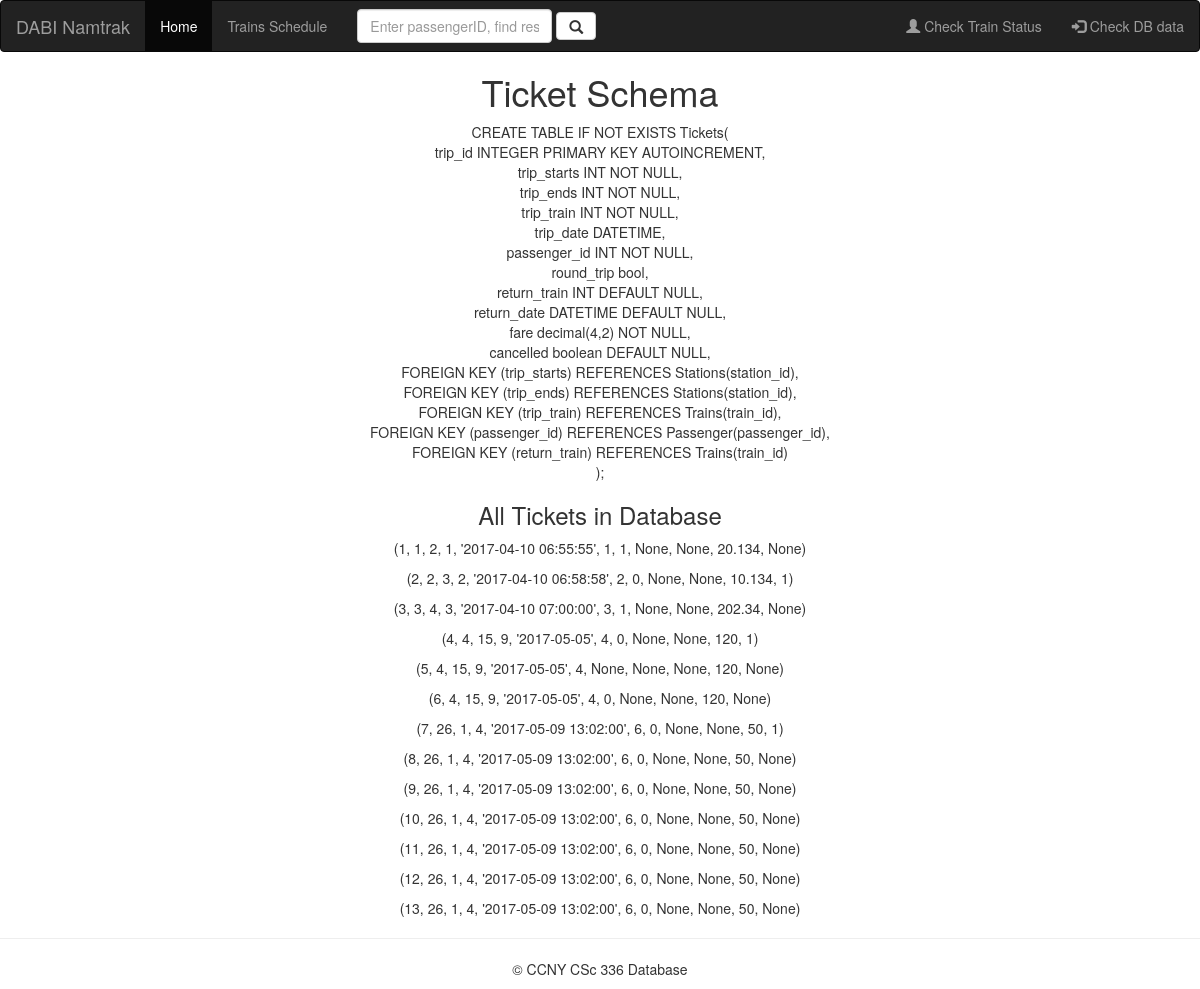
The app's page /check_tickets, older data.
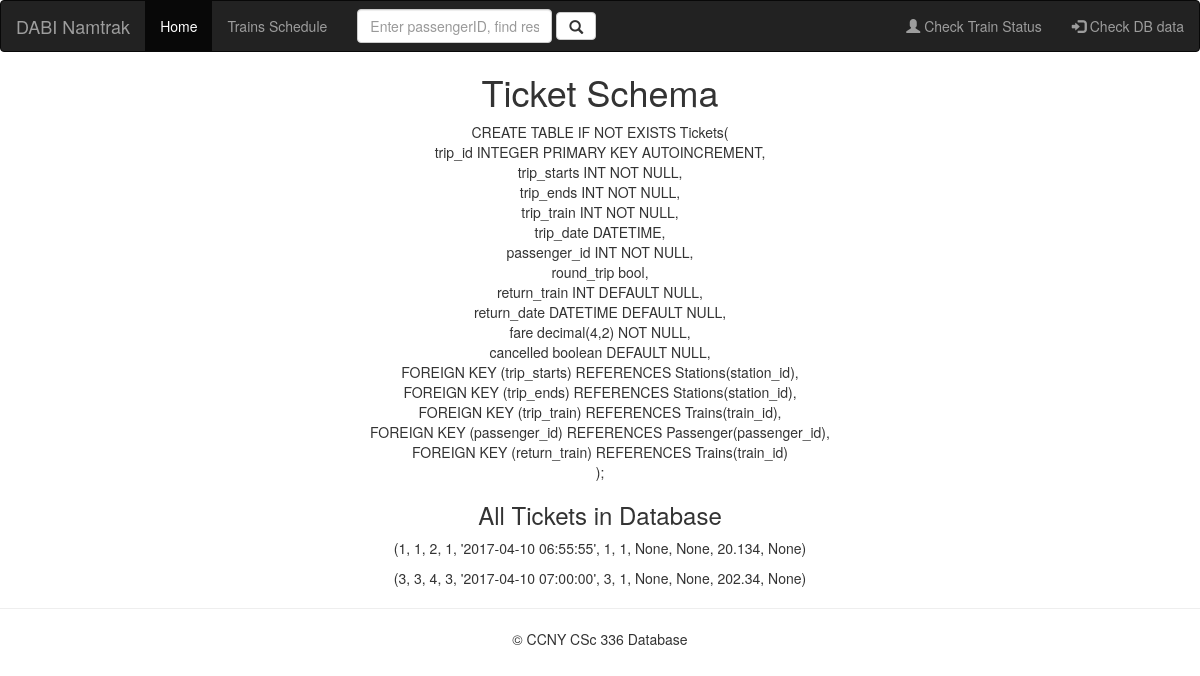
The same page, newer data.
### tables this page shows
CREATE TABLE Tickets( 
	trip_id INTEGER PRIMARY KEY AUTOINCREMENT,
	trip_starts INT NOT NULL,
	trip_ends INT NOT NULL,
	trip_train INT NOT NULL,
	trip_date DATETIME,
	passenger_id INT NOT NULL,
	round_trip bool,
	return_train INT DEFAULT NULL,
	return_date DATETIME DEFAULT NULL,
	fare decimal(4,2) NOT NULL,
	cancelled boolean DEFAULT NULL,
	FOREIGN KEY (trip_starts) REFERENCES Stations(station_id),
  	FOREIGN KEY (trip_ends) REFERENCES Stations(station_id),
 	FOREIGN KEY (trip_train) REFERENCES Trains(train_id),
  	FOREIGN KEY (passenger_id) REFERENCES Passenger(passenger_id),
  	FOREIGN KEY (return_train) REFERENCES Trains(train_id)
);

### app/views.py (the view)
@app.route('/check_tickets')
def check_tickets():
    tickets = get_all_tickets()
    return render_template("check_tickets.html", tickets=tickets)

### app/models.py (called while the page is built)
def get_all_tickets():
    with sql.connect("database.db") as con:
        cur = con.cursor()
        cur.execute(" SELECT * from Tickets")
        return cur.fetchall()

### app/templates/check_tickets.html
{% extends "layout.html" %}
{% block content %}
<div class="checking_tickets" style="text-align: center;">
<h1> Ticket Schema </h1>
<p>CREATE TABLE IF NOT EXISTS Tickets( <br>
	trip_id INTEGER PRIMARY KEY AUTOINCREMENT,<br>
	trip_starts INT NOT NULL,<br>
	trip_ends INT NOT NULL,<br>
	trip_train INT NOT NULL,<br>
	trip_date DATETIME,<br>
	passenger_id INT NOT NULL,<br>
	round_trip bool,<br>
	return_train INT DEFAULT NULL,<br>
	return_date DATETIME DEFAULT NULL,<br>
	fare decimal(4,2) NOT NULL,<br>
	cancelled boolean DEFAULT NULL,<br>
	FOREIGN KEY (trip_starts) REFERENCES Stations(station_id),<br>
  	FOREIGN KEY (trip_ends) REFERENCES Stations(station_id),<br>
 	FOREIGN KEY (trip_train) REFERENCES Trains(train_id),<br>
  	FOREIGN KEY (passenger_id) REFERENCES Passenger(passenger_id),<br>
  	FOREIGN KEY (return_train) REFERENCES Trains(train_id)<br>
);</p>
<h3> All Tickets in Database </h3>
{% for ticket in tickets %}
<p>  {{ ticket }} </p>
{% endfor %}
</div>
{% endblock %}

### app/templates/layout.html (shortened to what this page needs)
<html>
<head>
<link rel="stylesheet" href="https://maxcdn.bootstrapcdn.com/bootstrap/3.3.7/css/bootstrap.min.css">
</head>
<body>
<nav class="navbar navbar-inverse">
  <div class="container-fluid">
    <div class="navbar-header">
      <a class="navbar-brand" href="/index">DABI Namtrak</a>
    </div>
    <ul class="nav navbar-nav">
      <li class="active"><a href="/index">Home</a></li>
      <li><a href="{{url_for('check_schedule')}}">Trains Schedule</a></li>
      <form class="navbar-form navbar-left" action="{{ url_for('reservation') }}" method="post" >
      <div class="form-group">
        <input type="text" class="form-control" name="passengerID" placeholder="Enter passengerID, find reservations">
      </div>
      <button type="submit" class="btn btn-default"><i class="glyphicon glyphicon-search"></i></button>
    </form>
    </ul>
    <ul class="nav navbar-nav navbar-right">
      <li><a href="{{url_for('train_status')}}"><span class="glyphicon glyphicon-user"></span> Check Train Status </a></li>
      <li><a href="{{url_for('check_db')}}"><span class="glyphicon glyphicon-log-in"></span> Check DB data </a></li>
    </ul>
  </div>
</nav>
{% block content %}
{% endblock content %}
<hr>
        <footer>
          <p>&copy; CCNY CSc 336 Database</p>
        </footer>
</body>
</html>

### app/templates/layout.html (style rules this page uses)
.navbar-right { float: right; }
footer { text-align: center; }

Row changes from the older to the newer data that the page shows:
removed Tickets: ticket "(2, 2, 3, 2, '2017-04-10 06:58:58', 2, 0, None, None, 10.134, 1)"
removed Tickets: ticket "(4, 4, 15, 9, '2017-05-05', 4, 0, None, None, 120, 1)"
removed Tickets: ticket "(5, 4, 15, 9, '2017-05-05', 4, None, None, None, 120, None)"
removed Tickets: ticket "(6, 4, 15, 9, '2017-05-05', 4, 0, None, None, 120, None)"
removed Tickets: ticket "(7, 26, 1, 4, '2017-05-09 13:02:00', 6, 0, None, None, 50, 1)"
removed Tickets: ticket "(8, 26, 1, 4, '2017-05-09 13:02:00', 6, 0, None, None, 50, None)"
removed Tickets: ticket "(9, 26, 1, 4, '2017-05-09 13:02:00', 6, 0, None, None, 50, None)"
removed Tickets: ticket "(10, 26, 1, 4, '2017-05-09 13:02:00', 6, 0, None, None, 50, None)"
removed Tickets: ticket "(11, 26, 1, 4, '2017-05-09 13:02:00', 6, 0, None, None, 50, None)"
removed Tickets: ticket "(12, 26, 1, 4, '2017-05-09 13:02:00', 6, 0, None, None, 50, None)"
removed Tickets: ticket "(13, 26, 1, 4, '2017-05-09 13:02:00', 6, 0, None, None, 50, None)"
